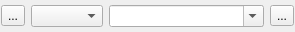
<?xml version="1.0" encoding="UTF-8"?>
<ui version="4.0">
 <class>FilterWidget</class>
 <widget class="QWidget" name="FilterWidget">
  <property name="geometry">
   <rect>
    <x>0</x>
    <y>0</y>
    <width>295</width>
    <height>32</height>
   </rect>
  </property>
  <property name="windowTitle">
   <string>Form</string>
  </property>
  <layout class="QHBoxLayout" name="horizontalLayout">
   <property name="margin">
    <number>1</number>
   </property>
   <item>
    <widget class="QToolButton" name="filterTypeTool">
     <property name="text">
      <string>...</string>
     </property>
     <property name="icon">
      <iconset resource="resources.qrc">
       <normaloff>:/plugins/ArkPlan/filter/includeFilter.png</normaloff>:/plugins/ArkPlan/filter/includeFilter.png</iconset>
     </property>
     <property name="popupMode">
      <enum>QToolButton::InstantPopup</enum>
     </property>
    </widget>
   </item>
   <item>
    <widget class="QComboBox" name="filterClassCombo"/>
   </item>
   <item>
    <widget class="QComboBox" name="filterRangeCombo">
     <property name="sizePolicy">
      <sizepolicy hsizetype="Expanding" vsizetype="Fixed">
       <horstretch>0</horstretch>
       <verstretch>0</verstretch>
      </sizepolicy>
     </property>
     <property name="editable">
      <bool>true</bool>
     </property>
    </widget>
   </item>
   <item>
    <widget class="QToolButton" name="filterActionTool">
     <property name="text">
      <string>...</string>
     </property>
     <property name="icon">
      <iconset resource="resources.qrc">
       <normaloff>:/plugins/ArkPlan/filter/addFilter.svg</normaloff>:/plugins/ArkPlan/filter/addFilter.svg</iconset>
     </property>
    </widget>
   </item>
  </layout>
 </widget>
 <resources>
  <include location="resources.qrc"/>
 </resources>
 <connections/>
</ui>
